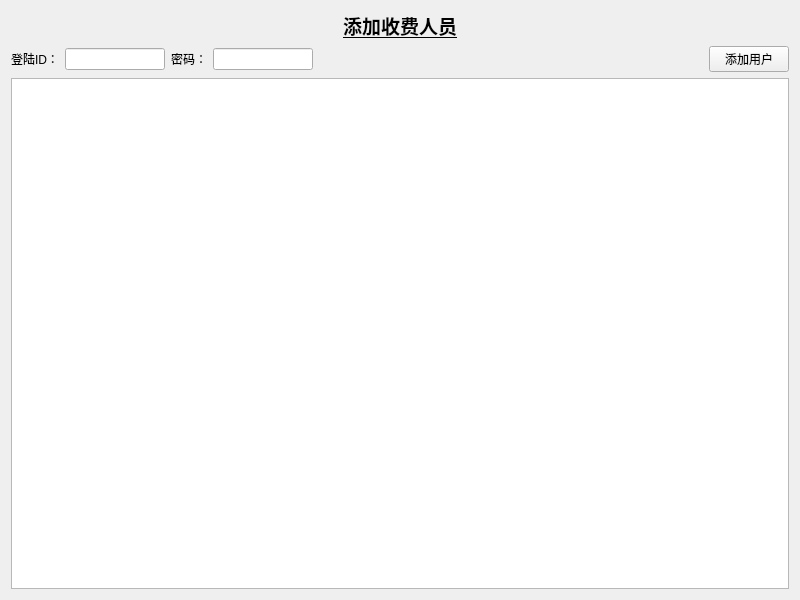
<?xml version="1.0" encoding="UTF-8"?>
<ui version="4.0">
 <class>AddChargerWidget</class>
 <widget class="QWidget" name="AddChargerWidget">
  <property name="geometry">
   <rect>
    <x>0</x>
    <y>0</y>
    <width>800</width>
    <height>600</height>
   </rect>
  </property>
  <property name="sizePolicy">
   <sizepolicy hsizetype="Expanding" vsizetype="Expanding">
    <horstretch>0</horstretch>
    <verstretch>0</verstretch>
   </sizepolicy>
  </property>
  <property name="minimumSize">
   <size>
    <width>800</width>
    <height>600</height>
   </size>
  </property>
  <property name="windowTitle">
   <string>Form</string>
  </property>
  <layout class="QGridLayout" name="gridLayout">
   <item row="0" column="0">
    <layout class="QVBoxLayout" name="verticalLayout">
     <property name="sizeConstraint">
      <enum>QLayout::SetNoConstraint</enum>
     </property>
     <item>
      <widget class="QLabel" name="label_4">
       <property name="font">
        <font>
         <family>Calibri</family>
         <pointsize>14</pointsize>
         <weight>75</weight>
         <bold>true</bold>
         <underline>true</underline>
        </font>
       </property>
       <property name="text">
        <string>添加收费人员</string>
       </property>
       <property name="alignment">
        <set>Qt::AlignCenter</set>
       </property>
      </widget>
     </item>
     <item>
      <layout class="QHBoxLayout" name="horizontalLayout">
       <item>
        <widget class="QLabel" name="label">
         <property name="text">
          <string>登陆ID：</string>
         </property>
        </widget>
       </item>
       <item>
        <widget class="QLineEdit" name="loginIdLineEdit">
         <property name="minimumSize">
          <size>
           <width>80</width>
           <height>0</height>
          </size>
         </property>
         <property name="maximumSize">
          <size>
           <width>100</width>
           <height>16777215</height>
          </size>
         </property>
        </widget>
       </item>
       <item>
        <widget class="QLabel" name="label_2">
         <property name="text">
          <string>密码：</string>
         </property>
        </widget>
       </item>
       <item>
        <widget class="QLineEdit" name="passWdLineEdit">
         <property name="minimumSize">
          <size>
           <width>80</width>
           <height>0</height>
          </size>
         </property>
         <property name="maximumSize">
          <size>
           <width>100</width>
           <height>16777215</height>
          </size>
         </property>
        </widget>
       </item>
       <item>
        <spacer name="horizontalSpacer">
         <property name="orientation">
          <enum>Qt::Horizontal</enum>
         </property>
         <property name="sizeHint" stdset="0">
          <size>
           <width>40</width>
           <height>20</height>
          </size>
         </property>
        </spacer>
       </item>
       <item>
        <widget class="QPushButton" name="addNewpushButton">
         <property name="text">
          <string>添加用户</string>
         </property>
        </widget>
       </item>
      </layout>
     </item>
     <item>
      <widget class="QTableView" name="tableView"/>
     </item>
    </layout>
   </item>
  </layout>
 </widget>
 <resources/>
 <connections/>
</ui>
